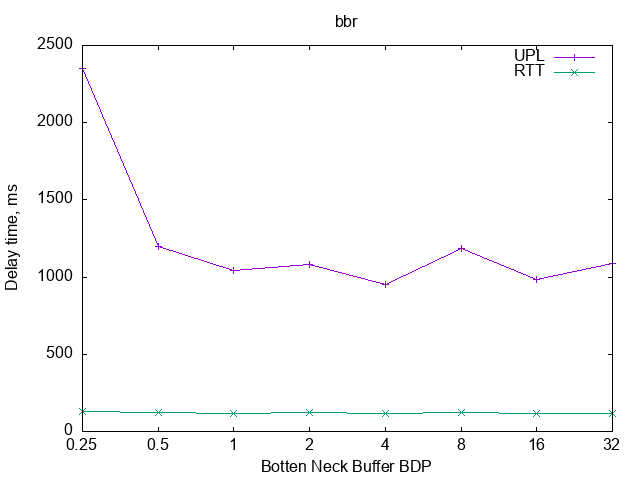

Reproduce this figure in gnuplot.
set term png
set output 'bbr.png' 

set key fixed right top vertical Right noreverse noenhanced autotitle nobox
set style data linespoints
set xlabel "Botten Neck Buffer BDP"
set ylabel "Delay time, ms"
        
set title 'bbr'
plot 'bbr.dat' using 2:xtic(1) title columnheader(2), for [i=3:3] '' using i title columnheader(i)
